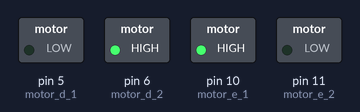
A sketch run on a simulated Arduino Uno, built with avr-gcc and run on an emulated ATmega328P. Parts: switched loads named in the sketch (green lamp = pin HIGH).

Above: at 0.1 s.
Timing chart, 0 to 1.6 s (numbered marks = the images above):
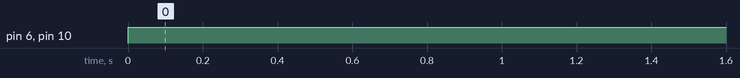

Measured:
- by itself, pin 6 (motor_d_2), pin 10 (motor_e_1): LOW → HIGH at 0.00 s

The sketch:

RoboMario.ino
```cpp
#include "define.h"


void setup() {
  // put your setup code here, to run once:
  Serial.begin(115200);

  config_motor();
  config_sensor();


}

void loop() {
  // put your main code here, to run repeatedly:

  if((sensor_e == LINHA) && (sensor_d != LINHA)){
    robot_left();

  }else if((sensor_e != LINHA) && (sensor_d == LINHA)){
    robot_right();

  }else if((sensor_e != LINHA) && (sensor_d != LINHA)){
    robot_front();

  }else if((sensor_e == LINHA) && (sensor_d == LINHA)){
    robot_stop();

  }

}
```

controle_robo.ino
```cpp
/*Frente
motor_d_1 = 1
motor_d_2 = 0
motor_e_1 = 1
motor_e_2 = 0

Tras
motor_d_1 = 0
motor_d_2 = 1
motor_e_1 = 0
motor_e_2 = 1


Stop
motor_d_1 = 0
motor_d_2 = 0
motor_e_1 = 0
motor_e_2 = 0
*/


void robot_front(){

  digitalWrite(motor_d_1, LOW);
  digitalWrite(motor_d_2, HIGH);
  digitalWrite(motor_e_1, HIGH);
  digitalWrite(motor_e_2, LOW);

}

void robot_back(){

  digitalWrite(motor_d_1, HIGH);
  digitalWrite(motor_d_2, LOW);
  digitalWrite(motor_e_1, LOW);
  digitalWrite(motor_e_2, HIGH);

}

void robot_stop(){

  digitalWrite(motor_d_1, LOW);
  digitalWrite(motor_d_2, LOW);
  digitalWrite(motor_e_1, LOW);
  digitalWrite(motor_e_2, LOW);

}


void robot_left(){

  digitalWrite(motor_d_1, LOW);
  digitalWrite(motor_d_2, HIGH);
  digitalWrite(motor_e_1, LOW);
  digitalWrite(motor_e_2, LOW);

}


void robot_right(){

  digitalWrite(motor_d_1, LOW);
  digitalWrite(motor_d_2, LOW);
  digitalWrite(motor_e_1, HIGH);
  digitalWrite(motor_e_2, LOW);

}

void rotate_left(){

  digitalWrite(motor_d_1, LOW);
  digitalWrite(motor_d_2, HIGH);
  digitalWrite(motor_e_1, LOW);
  digitalWrite(motor_e_2, HIGH);

}

void rotate_right(){

  digitalWrite(motor_d_1, HIGH);
  digitalWrite(motor_d_2, LOW);
  digitalWrite(motor_e_1, HIGH);
  digitalWrite(motor_e_2, LOW);

}
```

define.h
```cpp
#define motor_d_1 5
#define motor_d_2 6

#define motor_e_1 10
#define motor_e_2 11

#define sensor_e 12
#define sensor_d 7

#define LINHA   1
```

sensor_linha.ino
```cpp

```

setup.ino
```cpp
//DEFINIÇÕES MOTOR
void config_motor(){

pinMode(motor_d_1, OUTPUT);
pinMode(motor_d_2, OUTPUT);
pinMode(motor_e_1, OUTPUT);
pinMode(motor_e_2, OUTPUT);

digitalWrite(motor_d_1, 0);
digitalWrite(motor_d_2, 0);
digitalWrite(motor_e_1, 0);
digitalWrite(motor_e_2, 0);

}

void config_sensor(){

  pinMode(sensor_e, INPUT);
  pinMode(sensor_d, INPUT);

}
```
